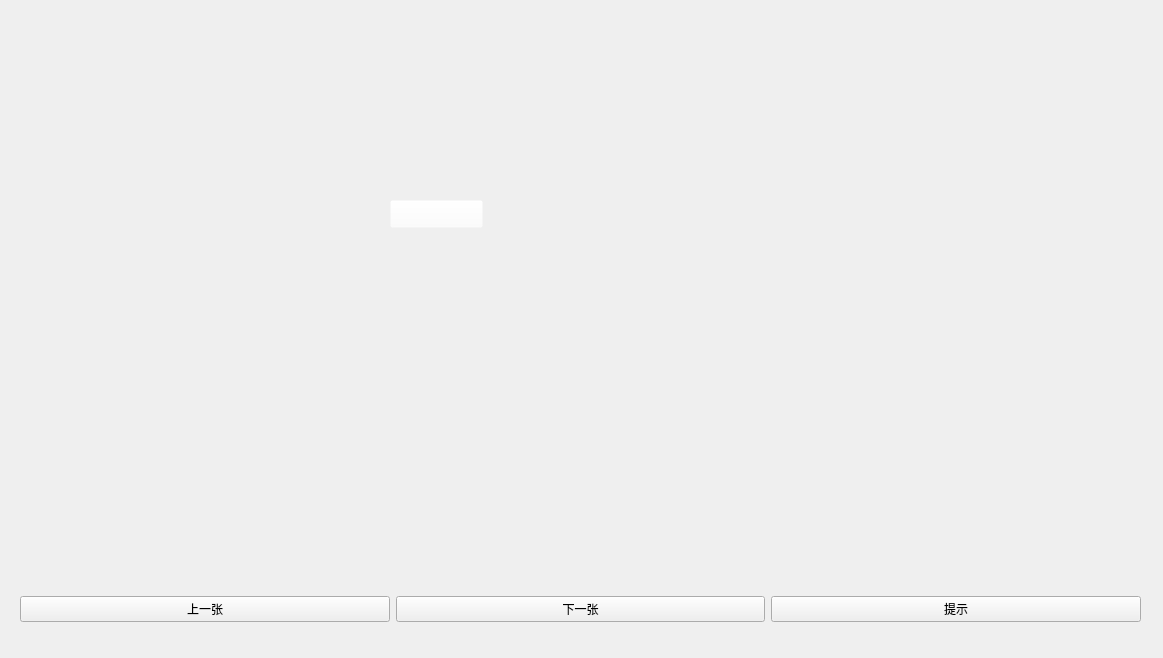
<?xml version="1.0" encoding="UTF-8"?>
<ui version="4.0">
 <class>pekinguniveastgate</class>
 <widget class="QWidget" name="pekinguniveastgate">
  <property name="geometry">
   <rect>
    <x>0</x>
    <y>0</y>
    <width>1163</width>
    <height>658</height>
   </rect>
  </property>
  <property name="windowTitle">
   <string>Form</string>
  </property>
  <widget class="QLabel" name="label">
   <property name="geometry">
    <rect>
     <x>20</x>
     <y>14</y>
     <width>1131</width>
     <height>541</height>
    </rect>
   </property>
   <property name="text">
    <string/>
   </property>
  </widget>
  <widget class="QWidget" name="horizontalLayoutWidget">
   <property name="geometry">
    <rect>
     <x>20</x>
     <y>579</y>
     <width>1121</width>
     <height>61</height>
    </rect>
   </property>
   <layout class="QHBoxLayout" name="horizontalLayout">
    <item>
     <widget class="QPushButton" name="pushButton">
      <property name="text">
       <string>上一张</string>
      </property>
     </widget>
    </item>
    <item>
     <widget class="QPushButton" name="pushButton_3">
      <property name="text">
       <string>下一张</string>
      </property>
     </widget>
    </item>
    <item>
     <widget class="QPushButton" name="pushButton_2">
      <property name="text">
       <string>提示</string>
      </property>
     </widget>
    </item>
   </layout>
  </widget>
  <widget class="QPushButton" name="pushButton_4">
   <property name="geometry">
    <rect>
     <x>390</x>
     <y>200</y>
     <width>93</width>
     <height>28</height>
    </rect>
   </property>
   <property name="styleSheet">
    <string notr="true">background-color: rgba(255, 255, 255, 0);</string>
   </property>
   <property name="text">
    <string/>
   </property>
  </widget>
 </widget>
 <resources/>
 <connections/>
</ui>
